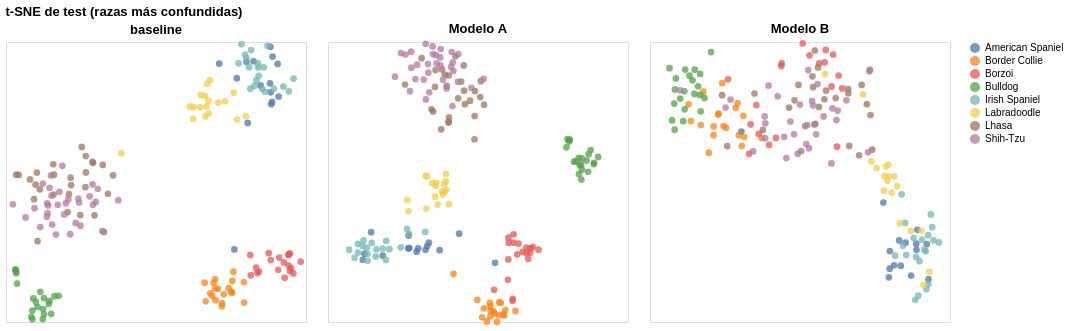

Notebook source saved alongside this figure:
### Code cell
tsne_charts = []
silhouette_rows = []
for name, embedding in (("baseline", baseline_test), ("Modelo A", test_a), ("Modelo B", test_b)):
    subset_embedding = embedding[mask]
    silhouette_rows.append(
        {
            "Embeddings": name,
            "silhouette (test, razas confundidas)": silhouette_score(subset_embedding, subset_breeds),
        }
    )
    perplexity = min(30.0, max(5.0, (len(subset_embedding) - 1) / 3))
    points = TSNE(
        n_components=2, perplexity=perplexity, init="pca", random_state=SEED
    ).fit_transform(subset_embedding)
    frame = pl.DataFrame(
        {"x": points[:, 0], "y": points[:, 1], "breed": subset_breeds}
    )
    tsne_charts.append(
        alt.Chart(inline(frame))
        .mark_circle(size=45, opacity=0.75)
        .encode(
            x=alt.X("x:Q", axis=None),
            y=alt.Y("y:Q", axis=None),
            color=alt.Color(
                "breed:N",
                title=None,
                scale=alt.Scale(range=CATEGORICAL_COLORS[: len(subset)]),
            ),
            tooltip=["breed:N"],
        )
        .properties(width=300, height=280, title=name)
    )
display(alt.hconcat(*tsne_charts).properties(title="t-SNE de test (razas más confundidas)"))
with pl.Config(tbl_cols=-1, float_precision=4):
    display(pl.DataFrame(silhouette_rows))

### Figure 1 — Vega-Lite specification as saved in the notebook (floating-point values rounded to 4 significant figures; data arrays with more than 128 entries replaced by an {"elided": "..."} marker saying what was removed)
{"config": {"view": {"continuousWidth": 300, "continuousHeight": 300}}, "hconcat": [{"data": {"name": "data-f67ce35a84db137efd2c5358d79c6277"}, "mark": {"type": "circle", "opacity": 0.75, "size": 45}, "encoding": {"color": {"field": "breed", "scale": {"range": ["#4c78a8", "#f58518", "#e45756", "#54a24b", "#72b7b2", "#f2cf4a", "#9d7660", "#b279a2"]}, "title": null, "type": "nominal"}, "tooltip": [{"field": "breed", "type": "nominal"}], "x": {"axis": null, "field": "x", "type": "quantitative"}, "y": {"axis": null, "field": "y", "type": "quantitative"}}, "height": 280, "title": "baseline", "width": 300}, {"data": {"name": "data-18c435eb56da5880869cc01a5db47761"}, "mark": {"type": "circle", "opacity": 0.75, "size": 45}, "encoding": {"color": {"field": "breed", "scale": {"range": ["#4c78a8", "#f58518", "#e45756", "#54a24b", "#72b7b2", "#f2cf4a", "#9d7660", "#b279a2"]}, "title": null, "type": "nominal"}, "tooltip": [{"field": "breed", "type": "nominal"}], "x": {"axis": null, "field": "x", "type": "quantitative"}, "y": {"axis": null, "field": "y", "type": "quantitative"}}, "height": 280, "title": "Modelo A", "width": 300}, {"data": {"name": "data-4f1d3b7925b6aeae59e60aa2b57a375c"}, "mark": {"type": "circle", "opacity": 0.75, "size": 45}, "encoding": {"color": {"field": "breed", "scale": {"range": ["#4c78a8", "#f58518", "#e45756", "#54a24b", "#72b7b2", "#f2cf4a", "#9d7660", "#b279a2"]}, "title": null, "type": "nominal"}, "tooltip": [{"field": "breed", "type": "nominal"}], "x": {"axis": null, "field": "x", "type": "quantitative"}, "y": {"axis": null, "field": "y", "type": "quantitative"}}, "height": 280, "title": "Modelo B", "width": 300}], "title": "t-SNE de test (razas más confundidas)", "$schema": "https://vega.github.io/schema/vega-lite/v6.4.1.json", "datasets": {"data-f67ce35a84db137efd2c5358d79c6277": {"elided": "171 records"}, "data-18c435eb56da5880869cc01a5db47761": {"elided": "171 records"}, "data-4f1d3b7925b6aeae59e60aa2b57a375c": {"elided": "171 records"}}}
